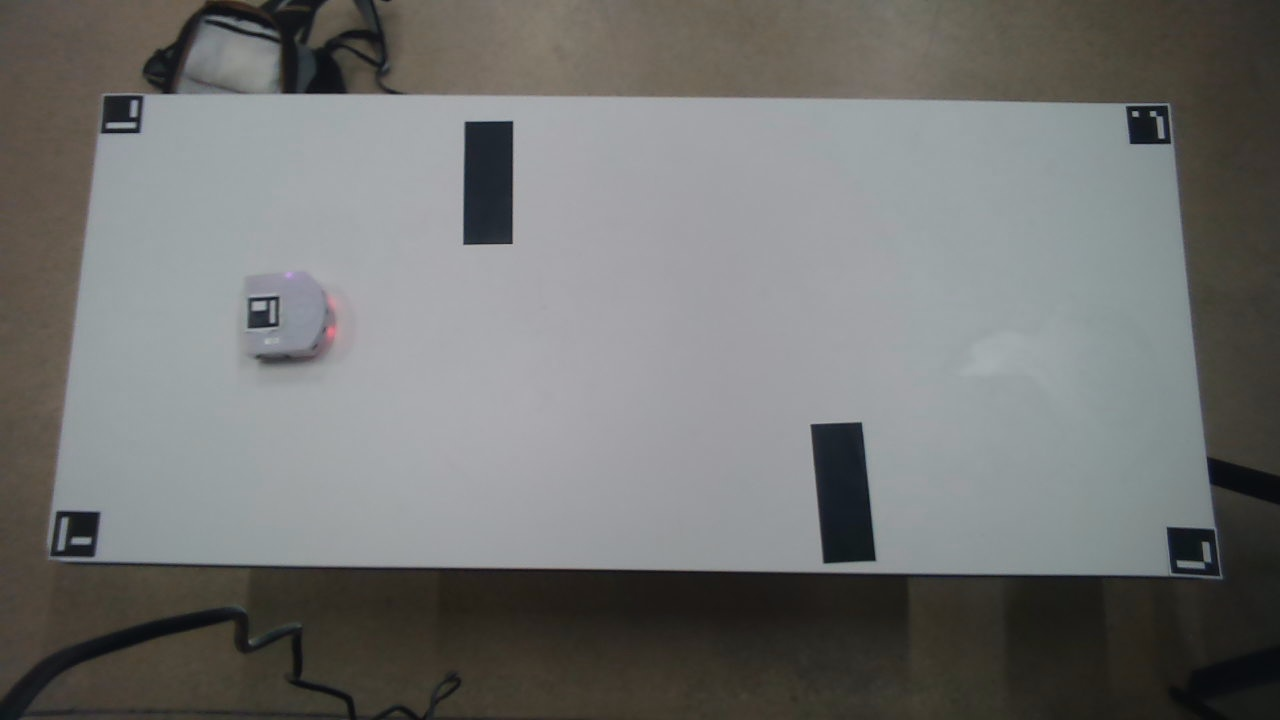
#> input picture src/computer_vision/table2.jpg, 1280 x 720 px
$ jupyter execute Vision_test.ipynb
#> lines starting #> are read from the running program, lines starting #| are printed output that depends on the picture; after the words box and inside, x2 and y2 are one past the last pixel; in counts of white or black regions, pixels touching at a corner belong together
[cell 1]
import cv2
import numpy as np

class Vision:
    def __init__(self):
        pass

    # Charger une image
    def load(self, path="table2.jpg"):
#> called with path = 'table2.jpg'
        img = cv2.imread(path)
#> img is the input picture: shape (720, 1280, 3); mean B, G, R 113.5, 115, 114.2
        if img is None:
            raise FileNotFoundError(f"Impossible de charger {path}")
        return img

    # Détecter obstacles + robot
    def get_state(self, frame):
        gray = cv2.cvtColor(frame, cv2.COLOR_BGR2GRAY)
        blur = cv2.GaussianBlur(gray, (5,5), 0)

        # Canny
        edges = cv2.Canny(blur, 30, 120)
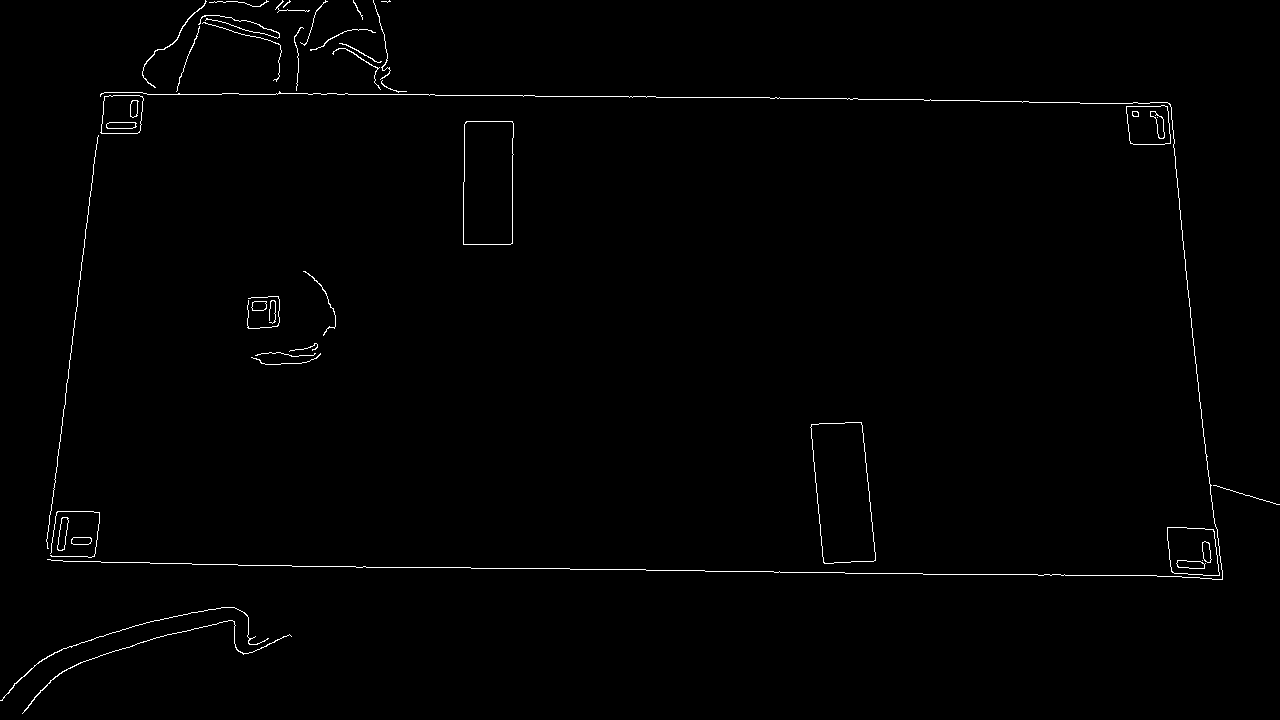
#> edges: shape (720, 1280); 0.82% white in thin lines or dots

        # Contours
        contours, _ = cv2.findContours(
            edges, cv2.RETR_EXTERNAL, cv2.CHAIN_APPROX_SIMPLE
        )
#> contours = 36 contours, 23 with area under 20; largest, box (x1, y1, x2, y2) and area: (810, 422, 876, 564) 7225, (463, 121, 514, 245) 5978, (1167, 527, 1220, 576) 2182, (1126, 105, 1171, 145) 1552, (100, 95, 144, 134) 1462

        obstacles = []
        robot = None
        max_robot_area = 0

        for c in contours:
            area = cv2.contourArea(c)
            if area < 300:
                continue

            # simplifier en polygone
            eps = 0.02 * cv2.arcLength(c, True)
            poly = cv2.approxPolyDP(c, eps, True)
            pts = [(int(p[0][0]), int(p[0][1])) for p in poly]

            # Robot = petit contour noir (aire moyenne)
            if 300 < area < 5000 and area > max_robot_area:
                max_robot_area = area
                M = cv2.moments(c)
                if M["m00"] != 0:
                    cx = M["m10"] / M["m00"]
                    cy = M["m01"] / M["m00"]
                    robot = (cx, cy)
                continue

            # sinon : obstacle
            obstacles.append(pts)
#> this loop made 36 passes
#> (area, eps, pts, max_robot_area, cx, cy) on pass 4: (2182, 3.81, [(1167, 527), (1172, 572), (1219, 575), (1213, 529)], 2182, 1192.5, 550.9)
#> area on passes 1, 2, 3, 5, 12, 15: 57, 51, 132, 225, 121.5, 23.5
#> after the loop, M = moments, m00 2182, centre m10/m00, m01/m00 = (1192.5, 550.9); cx = 1192.5; cy = 550.9; max_robot_area = 2182; obstacles = [[(861, 422), (810, 427), (824, 563), (875, 560)], [(466, 121), (463, 244), (510, 244), (513, 123)], [(1167, 106), (1126, 106), (1130, 143), (1170, 143)], [(104, 96), (100, 132), (139, 132), (142, 96)]]

        return {
            "robot": robot,
            "obstacles": obstacles,
            "rewards": []
        }

    # Dessiner le résultat
    def draw(self, frame, state):
        out = frame.copy()

        # robot
        if state["robot"] is not None:
            x, y = state["robot"]
            cv2.circle(out, (int(x), int(y)), 10, (255, 0, 0), -1)
            cv2.putText(out, "ROBOT", (int(x)+10, int(y)),
                        cv2.FONT_HERSHEY_SIMPLEX, 0.6, (255,0,0), 2)

        # obstacles
        for poly in state["obstacles"]:
            pts = np.array(poly, dtype=np.int32)
            cv2.polylines(out, [pts], True, (0,255,0), 3)

            for (px, py) in poly:
                cv2.circle(out, (px, py), 5, (0,255,0), -1)

        return out


# ---------------------------------------------------------
# UTILISATION
# ---------------------------------------------------------

vision = Vision()

img = vision.load("table2.jpg")
state = vision.get_state(img)
#> state = 3 items
res = vision.draw(img, state)
#> in draw, `x, y = state["robot"]`: x = 1192.5; y = 550.9
#> in draw, `cv2.circle(out, (int(x), int(y)), 10, (255, 0, 0), -1)`: out: shape (720, 1280, 3); 0.03% of pixels changed, all inside (x1, y1, x2, y2) = (1182, 540, 1203, 561)
#> in draw, `cv2.putText(out, "ROBOT", (int(x)+10, int(y)), cv2.FONT_HERSHEY_SIMPLE..`:
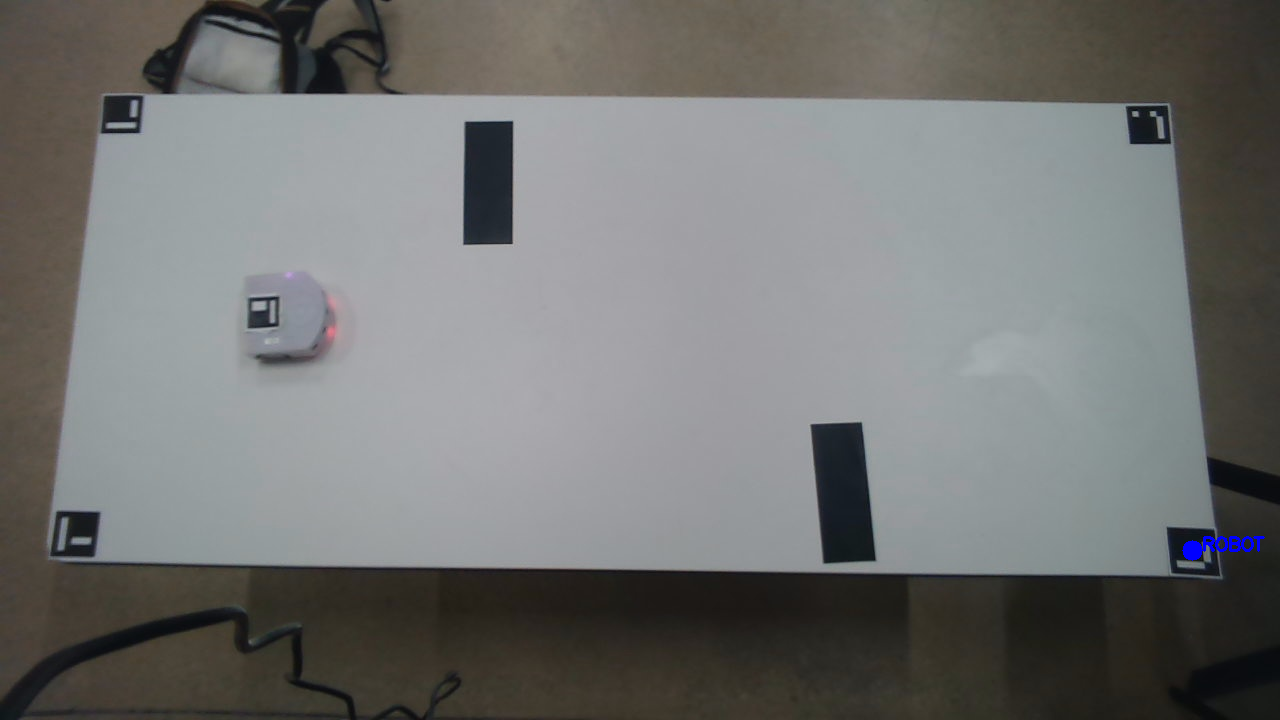
#> out: shape (720, 1280, 3); mean B, G, R 113.7, 115, 114.1
#> the loop in draw, `for poly in state["obstacles"]:` made 4 passes
#> pts on passes 1 to 4: [[861, 422], [810, 427], [824, 563], [875, 560]], [[466, 121], [463, 244], [510, 244], [513, 123]], [[1167, 106], [1126, 106], [1130, 143], [1170, 143]], [[104, 96], [100, 132], [139, 132], [142, 96]]
#> after the loop in draw, `for poly in state["obstacles"]:`:
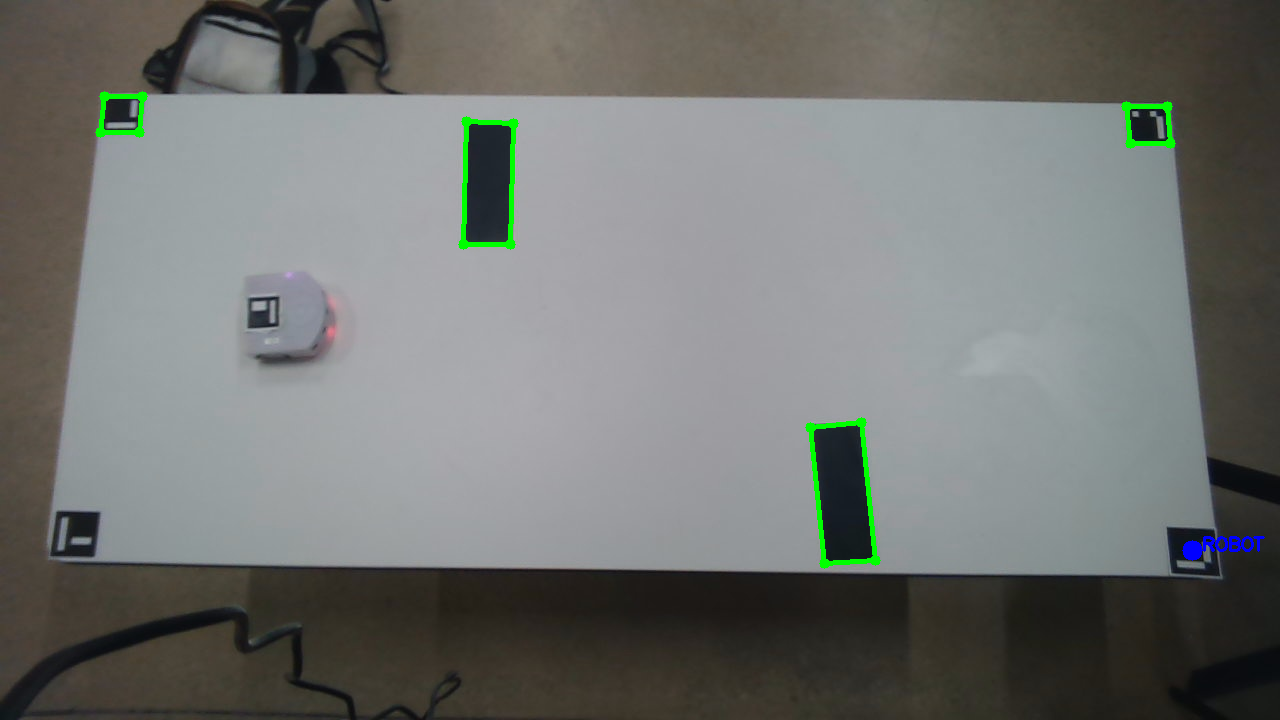
#> out: shape (720, 1280, 3); 0.61% of pixels changed, all inside (x1, y1, x2, y2) = (95, 91, 1176, 569)

# ===== FIX MACOS POUR NE PAS FREEZE =====
cv2.imshow("Vision Debug", res)

while True:
    key = cv2.waitKey(1) & 0xFF
#> (key q is pressed here)
    if key == 27 or key == ord('q'):  # ESC ou 'q'
        break

cv2.destroyAllWindows()
cv2.waitKey(1)   # ← évite les fenêtres bloquées sur macOS
#> Out = 113
